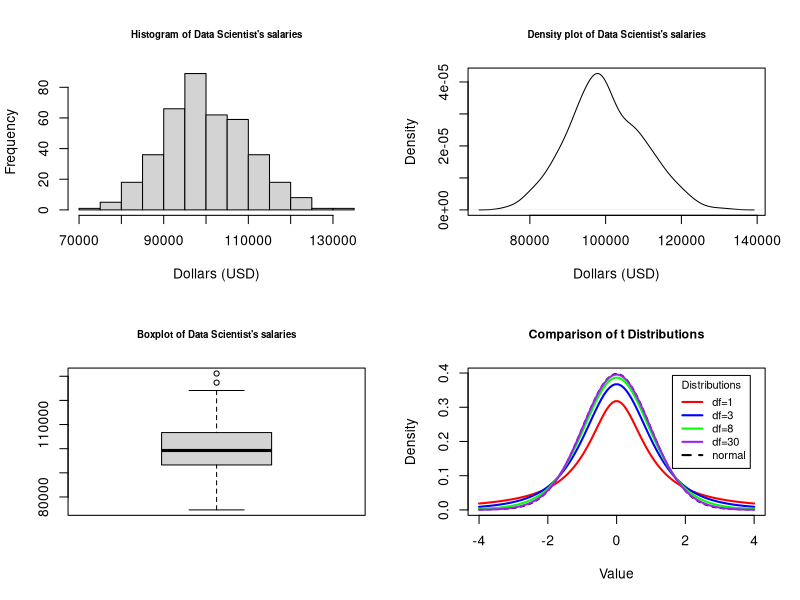
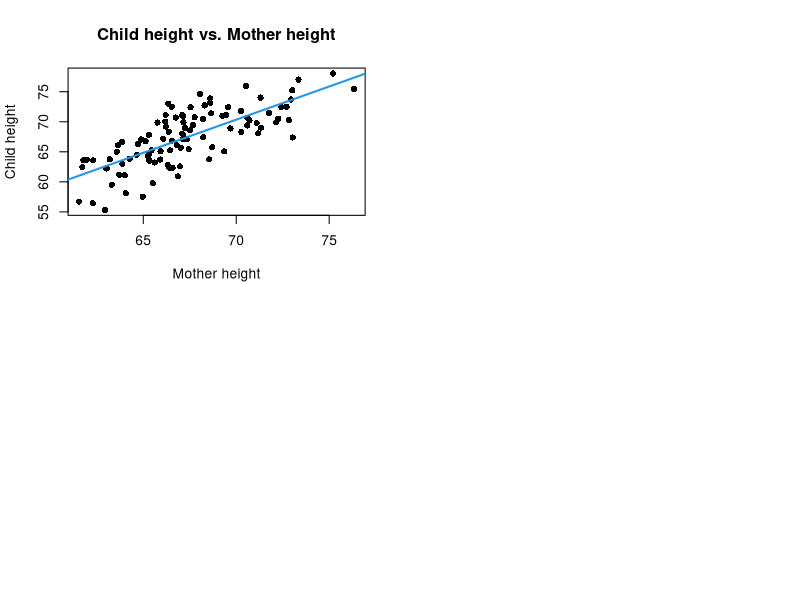

R code for these plots, in order:
## ---- chunk 1
knitr::opts_chunk$set(echo = TRUE)
## ---- chunk 2
log10(10000)
## ---- chunk 3
3^8
exp(4)
## ---- chunk 4
log(exp(3))
## ---- chunk 5
log10(10)
## ---- chunk 6
log10(1/100)
## ---- chunk 7
log10(0)
## ---- chunk 8
#Sorting by row
Z <- matrix(data = c(1,2,3,4,5,6,7,8,9),nrow = 3, ncol = 3, byrow = TRUE)
print(Z)

#Sorting by column
Y <- matrix(data = (1:9), nrow = 3, ncol = 3, byrow = FALSE)
print(Y)
## ---- chunk 9
# Matrix A
A <- matrix(data = c(1,2,5,3,4,7), nrow = 2, ncol = 3, byrow = TRUE)

print(A)

# A transpose
t(A)
## ---- chunk 10
# Identity Matrix: use diag() to create an identity matrix
# I = 4x4 identity matrix
I <- diag(4)
print(I)
class(I) #tells you the object class; in this case, a matrix!
## ---- chunk 11
X1 <- matrix(data = c(1,0,0,0,4,0,0,0,5), nrow = 3, byrow = TRUE)
print(X1)

# To obtain the obtain the values of the diagonal of an n x n matrix
diag(X1)

# We could also create an empty matrix and assign values to the diagonal
X2 <- matrix(data = 0, nrow = 3, ncol = 3)
diag(X2) <- c(1,2,3)
print(X2)
## ---- chunk 12
# Create a 3 by 3 matrix of zeros
V <- W <- matrix(data = 0, nrow = 3, ncol = 3, byrow = TRUE)
print(W)

# Use upper.tri() or lower.tri() to change the elements of the upper triangular matrix or lower triangular matrix, respectively. 

# Upper Triangular
#this returns a 3 by 3 matrix with TRUE's in the upper triangle and FALSE's everywhere else:
upper.tri(W, diag = TRUE) 
#we can then assign values to the upper triangle of W using square brackets 
W[upper.tri(W, diag = TRUE)] <- c(1:6)
print(W)

# Lower Triangular 
V[lower.tri(V, diag = TRUE)] <- c(1:6)
print(V)
## ---- chunk 13
U <- matrix(data = c(1:4), nrow = 2, byrow = TRUE)
print(U)

# Use the solve() function to obtain the inverse of a matrix
invU <- solve(U)
print(invU)

# We can then perform matrix multiplication using %*%
# Note that, if we just use *, R will multiply the two matrices element-wise, instead of using 
# Matrix multiplication  

# Confirm you get an identity matrix   
result1 <- U %*% invU
result2 <- invU %*% U
round(result1, digits=2)  
round(result2, digits=2)
## ---- chunk 14
# Use det() to obtain the determinant of a matrix
det(U)
## ---- chunk 15
# Using the above matrices (Z and Y) we will show that Z + Y = X  
# Note: the dim() function gives the dimensions of a matrix (rows first, then columns)
# Adding matrices of the same dimension will produce a matrix of the same dimension
dim(Z) 
dim(Y)
dim(Z + Y)
Z + Y
## ---- chunk 16
# Subtracting matrices of the same dimension will produce a matrix of the same dimension
dim (Z) 
dim(Y)
dim(Z - Y)
Z - Y
## ---- chunk 17
# Multiplying a matrix by a scalar will produce a matrix of the same dimension
# Suppose that c = 3

3 * Z 
## ---- chunk 18
m1 <- matrix(data = c(3,4,2,5,1,2), nrow = 3, ncol = 2, byrow = TRUE)
print (m1) ; dim(m1)

m2 <- matrix(data = c(7,2,1,3,5,2), nrow = 2, ncol = 3, byrow = TRUE)
print(m2); dim(m2)

# Matrix multiplication
m1 %*% m2

# It is important to note that when multiplying matrices we need to use %*% rather than * because using * will multiply the values element-wise. 
print(Z); print(Y)
Z * Y 
Z %*% Y
## ---- chunk 19
Z + Y
Y + Z
## ---- chunk 20
(Z + Y) + X1
Z + (Y + X1)
## ---- chunk 21
(Z %*% Y) %*% X1
Z %*% (Y %*% X1)
## ---- chunk 22
(Z + Y) %*% X1
(Z %*% X1) + (Y %*% X1)
## ---- chunk 23
A
Im <- diag(x = 1, nrow = 2)
In <- diag(x = 1, nrow = 3)

Im %*% A
A %*% In
## ---- chunk 24
Z %*% Y
Y %*% Z
## ---- chunk 25
M1 <- matrix(data = c(2,4,2,1,3,0,1,6,2),
             nrow = 3, ncol = 3, byrow = TRUE)

M2 <- matrix(data = c(1,5,0,-2,-3,0,1,9,5),
             nrow = 3, ncol = 3, byrow = TRUE)

M1 + M2
## ---- chunk 26
M3 <- matrix(data = c(2,-2,4,1,2,2), nrow = 3, ncol = 2, byrow = FALSE)

M4 <- matrix(data = c(5,3,2,4,-1,2), nrow = 2, ncol = 3, byrow = FALSE)

M3 %*% M4
## ---- chunk 27
A <- matrix(data = c(1,2,3,5,4,0), nrow = 3, ncol = 2, byrow = TRUE)

B <- matrix(data = c(4,1,7,4,2,0),nrow = 3, ncol=2, byrow = FALSE)

t(A) %*% B  
## ---- chunk 28
t(B) %*% A
## ---- chunk 29
A <- matrix(data = c(1,2,1,2,2,0,1,1,1), nrow = 3, ncol = 3, byrow = TRUE)

#Use the solve() to find the inverse of a matrix
solve(A)

B <- matrix(data = c(-1, 0.5, 1, 1, 0, -1, 0, -0.5, 1), nrow = 3, ncol = 3, byrow = TRUE)

#Use the solve() to find the inverse of a matrix
solve(B)

A %*% B
## ---- chunk 30
A <- matrix (data= (1:12), nrow = 4, ncol = 3, byrow = FALSE)
B <- matrix (data = (1:24), nrow = 3, ncol = 8, byrow = TRUE)
## ---- chunk 31
A %*% B
dim(A%*%B)
## ---- chunk 32
# The following produces errors
# B %*% A
## ---- chunk 33
M5 <- matrix(data = c(1, -2, 4, 3), nrow = 2, ncol = 2, byrow = TRUE)
det(M5)
## ---- chunk 34
dat <- c(1,2,3,5,5,4,6,6,1,2,10,11,9,9,9) #save a vector of values

# Mean
mean(dat)

# Median 
median(dat)

# Mode -- R does not have a built in function for mode but you can use the table function to see what the most common value is
table(dat)
as.numeric(names(table(dat))[which.max(table(dat))]) #an ugly hack to find the mode
## ---- chunk 35
# Range
#the range function actually returns the minimum and maximum of dat in a vector
range(dat) 

#to calculate the range, we can subtract the first element in range(dat) (the minumum) 
#from the second element in range(dat) (the maximum)
range(dat)[2]-range(dat)[1]

#another option is to use the diff() function, which calculates the difference between to values
diff(range(dat))

# Variance 
var(dat)

# Standard Deviation
sd(dat)

# Show that the square root of the variance gives the same output as sd() 
sqrt(var(dat))
## ---- chunk 36
#set the seed for reproducibility. Note, the choice of 102 was random. 
#this can be used when you are using random sampling functions to ensure the same results every time
set.seed(102)

#take a random sample of 400 values from a normal distribution with mean 100,000 and sd 10,000
DS_salary <- rnorm(n = 400, mean = 100000, sd = 10000)   

#this creates a 4 by 4 grid in which to place the following three plots
par(mfrow=c(2,2))

#plot a histogram of the salaries:  
hist(DS_salary, 
     main = "Histogram of Data Scientist's salaries", 
     cex.main = 0.7, 
     xlab = "Dollars (USD)", 
     breaks = 10)

#plot the smoothed density of the salaries: 
plot(density(DS_salary), 
     main = "Density plot of Data Scientist's salaries", 
     cex.main = 0.7, 
     xlab = "Dollars (USD)")  

#make a boxplot of the salaries: 
boxplot(DS_salary, 
        main = "Boxplot of Data Scientist's salaries", 
        cex.main = 0.7)
## ---- chunk 37
#save the mean, standard deviation, and sample size
mean_ <- 100000
sd_ <- 10000
n <- 400

#note: qnorm gives quantiles for a standard normal distribition
#for example, qnorm(0.975) gives the 97.5th percentile value for a standard normal distribution
#(standard normal means mean=0 and sd=1)
error <- qnorm(0.975)*sd_/sqrt(n)
mean_ - error # lower bound of confidence interval
mean_ + error # upper bound of confidence interval
## ---- chunk 38
flip3 <- function() {
  # A function to flip 3 coins - we'll sample three separately and then use the
  #   paste() function to paste the three together.
      temp <- sample(c("H","T"), size=3, replace=T)
      return(paste(temp, collapse="")) #collapse turns three results into one "word"
}

# Initializing the vector to store all the experiment outcomes (sets of 3 flips)
outcomes <- vector()

# Do the experiment 10,000 times
for (i in 1:10000) {
    outcomes[i] <- flip3()
}

# The unique command prints only the unique outcomes in a vector.
unique(outcomes)
## ---- chunk 39
## ANSWER:
drop3 <- function() {
  temp <- sample(c("U","D","S"), size=3, replace=T)
  return(paste(temp, collapse=""))
}

outcomes <- vector()

for (i in 1:10000) {
  outcomes[i] <- drop3()
}

unique(outcomes)
length(unique(outcomes))
## ---- chunk 40
## ANSWER:
pick2 <- function() {
      temp <- sample(c(1,2,3), size=2, replace=T)
      return(paste(temp, collapse=" "))
}

outcomes <- vector()

for (i in 1:10000) {
    outcomes[i] <- pick2()
}

unique(outcomes)
## ---- chunk 41
## ANSWER:
pick2 <- function() {
      temp <- sample(c(1,2,3), size=2, replace=F)
      return(paste(temp, collapse=" "))
}

outcomes <- vector()

for (i in 1:10000) {
    outcomes[i] <- pick2()
}

unique(outcomes)
## ---- chunk 42
## ANSWER: 
pick2 <- function() {
      temp <- sort(sample(c(1,2,3), size=2, replace=T))
      return(paste(temp, collapse=" "))
}

outcomes <- vector()

for (i in 1:10000) {
    outcomes[i] <- pick2()
}

unique(outcomes)
## ---- chunk 43
## Generate the sample space for flipping a coin 3 times.
## Used in the code below
flip3 <- function() {
      temp <- sample(c("H","T"), size=3, replace=T)
      return(paste(temp, collapse="")) 
}
outcomes <- vector()
for (i in 1:10000) {
  outcomes[i] <- flip3()
}
sample.space <- unique(outcomes)

## ---- chunk 44
print(sample.space)

sample.space[2]

sample.space[1:3]

sample.space[c(2,5)]
## ---- chunk 45
x <- 1:10
y <- 8:12
y %in% x
y[which(y %in% x)]
## ---- chunk 46
x <- 1:10
y <- 8:12
## ---- chunk 47
## Answer:
union(x,y)
intersect(x,y)
setdiff(x,y)
## ---- chunk 48
## ANSWER:
union(y,x)
intersect(y,x)
setdiff(y,x)

## Answer: 
# The order doesnt matter in the first two because the operations are symmetrical.
# The difference is not symmetrical because we're taking the area of the second from the area of the first. 
## ---- chunk 49
## ANSWER: 
s <- 1:15 # A sample space of number 1-15

setdiff(s,x) # The complement of x in sample space s

## ---- chunk 50
# Find the proportion of sample means that are 2 points greater than or less than the state average  
# By default, pnorm gives the area under the curve of the specified normal distribution less than the
# given quantile. Therefore, if we want the area under the curve greater than that quantile, we can 
# either subtract the result from 1 or use lower.tail=FALSE to get the upper tail of the distribution 

1 - pnorm(q=72, mean = 70, sd = 1)
pnorm(q=72, mean = 70, sd = 1, lower.tail = FALSE)
## ---- chunk 51
x <- seq(-4, 4, length=100) #creates a vector of 100 equally spaced values between -4 and 4
zdist <- dnorm(x) #calculates height of a standard normal probability distribution at each value in x

degf <- c(1, 3, 8, 30) #save a vector of degrees of freedom for each t distribution
colors <- c("red", "blue", "green", "purple", "black") #save a vector of colors for the plots
labels <- c("df=1", "df=3", "df=8", "df=30", "normal") #save a vector of labels (used in legend)

plot(x=x, #give x coordinates to plot
     y=zdist, #give corresponding y coordinates
     type="l", #specify that we want a line connecting the dots
     lty=2, #make that line a little thicker (default is 1)
     xlab="Value", #give an x-axis label
     ylab="Density",  #give a y-axis label
     main="Comparison of t Distributions", #title the plot
     cex.main=0.9) #make the plot title a little smaller (default is 1)

for (i in 1:4){
  #lines() function adds lines to the plot instead of creating new plots
  lines(x=x, 
        y=dt(x=x,df=degf[i]), #now use dt() to get height of a t distribution with specified df
        lwd=2, 
        col=colors[i]) 
}

legend(x="topright",  #location for legend
       inset=.05, #add a slight inset for the legend location
       title="Distributions", #title the legend
       legend=labels, #specify text for the legend
       lwd=2, #change the size of the lines in the legend to be thicker (default is 1)
       lty=c(1, 1, 1, 1, 2), #change the line type of the lines in the legend (default is 1; dotted is 2)
       col=colors, #specify colors of the lines in the legend
       cex= 0.8) #make the legend a little smaller overall (default is 1)
## ---- chunk 52
# Create some fake data
set.seed(102)
x <- rnorm(100)
y <- rnorm(100)
z <- x+rnorm(100,0,.4)
w <- -x+rnorm(100,0,.4)

# Calculate covariances
cov(x,z) # Positive covariance
cov(x,y) # No covariance
cov(x,w) # Negative covariance

# Calculate correlations
cor(x,z) # Positive correlation
cor(x,y) # No covariance
cor(x,w) # Negative covariance
## ---- chunk 53
# Create some fake data
set.seed(102)
child_height <- rnorm(100, 67,3)
mother_height <- child_height+rnorm(100,0,3)

# We can use lm() to fit a linear model for example lm(y~x) and store the fit
fit1 <- lm(mother_height~child_height)

plot(child_height, mother_height, pch=16, 
     main="Child height vs. Mother height",
     xlab="Mother height", ylab="Child height")
abline(fit1, col=4, lwd=2)

# The summary() function produces the summary results of fitted models 
summary(fit1)
